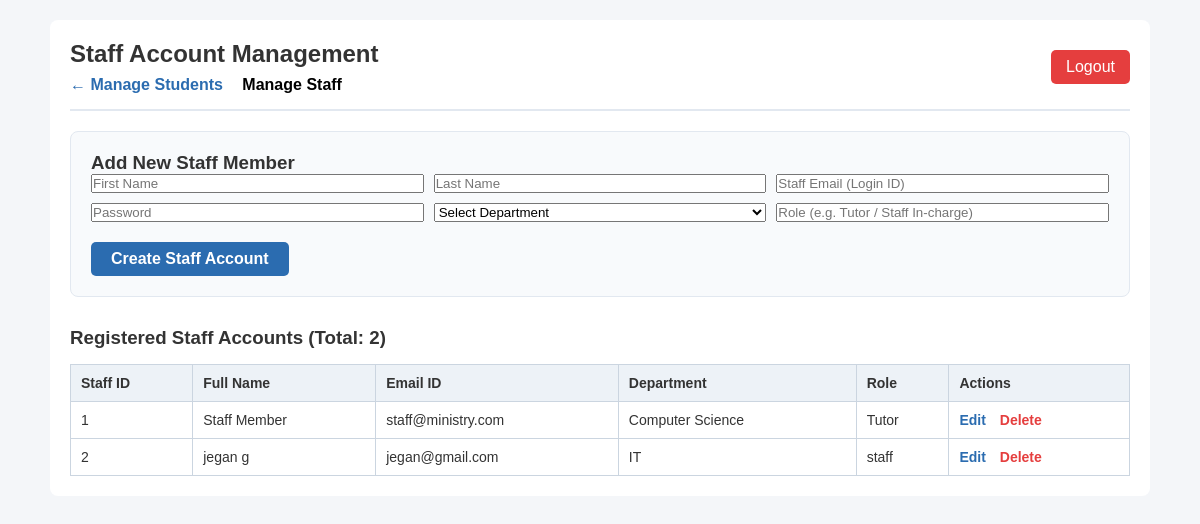
The app's page /manage_staff.php (signed in) with its own data.
### tables this page shows
CREATE TABLE `staff` (
  `staff_id` int(11) NOT NULL,
  `first_name` varchar(50) NOT NULL,
  `last_name` varchar(50) NOT NULL,
  `email` varchar(100) NOT NULL,
  `password` varchar(255) NOT NULL,
  `department` varchar(100) NOT NULL,
  `role` varchar(50) NOT NULL
);

### manage_staff.php (the view, shortened to what this page needs)
<?php
include 'db_connect.php';
$edit_mode = false;
$edit_first_name = "";
$edit_last_name = "";
$edit_email = "";
$edit_role = "";
$staff_list = mysqli_query($conn, "SELECT * FROM staff ORDER BY department, first_name ASC");
?>
<!DOCTYPE html>
<html lang="en">
<head>
    <link rel="stylesheet" href="style.css">
</head>
<body>
<div class="container">
    <div class="nav-bar">
        <div>
            <h2>Staff Account Management</h2>
            <div class="nav-links" style="margin-top: 8px;">
                <a href="admin_dashboard.php">← Manage Students</a>
                <a href="manage_staff.php" style="color:#000;">Manage Staff</a>
            </div>
        </div>
        <a href="logout.php" class="btn-logout">Logout</a>
    </div>
    <div class="card-box">
        <h3><?php echo $edit_mode ? "Edit Staff Account" : "Add New Staff Member"; ?></h3>
        <form action="manage_staff.php" method="POST">
            <div class="form-row">
                <input type="text" name="first_name" placeholder="First Name" value="<?php echo htmlspecialchars($edit_first_name); ?>" required>
                <input type="text" name="last_name" placeholder="Last Name" value="<?php echo htmlspecialchars($edit_last_name); ?>" required>
                <input type="email" name="email" placeholder="Staff Email (Login ID)" value="<?php echo htmlspecialchars($edit_email); ?>" required>
            </div>
            <div class="form-row">
                <input type="password" name="password" placeholder="<?php echo $edit_mode ? 'New Password (leave blank to keep current)' : 'Password'; ?>" <?php echo $edit_mode ? '' : 'required'; ?>>
                <select name="department" required>
                    <option value="">Select Department</option>
                </select>
                <input type="text" name="role" placeholder="Role (e.g. Tutor / Staff In-charge)" value="<?php echo htmlspecialchars($edit_role); ?>" required>
            </div>
            <?php if ($edit_mode): ?>
                <button type="submit" name="update_staff" class="btn-login" style="background:#d69e2e; width:auto; padding:8px 20px;">Update Staff Details</button>
                <a href="manage_staff.php" style="margin-left: 10px; color: #718096; text-decoration: none;">Cancel</a>
            <?php else: ?>
                <button type="submit" name="add_staff" class="btn-login" style="width:auto; padding:8px 20px;">Create Staff Account</button>
            <?php endif; ?>
        </form>
    </div>
    <h3>Registered Staff Accounts (Total: <?php echo mysqli_num_rows($staff_list); ?>)</h3>
    <table>
        <thead>
            <tr>
                <th>Staff ID</th>
                <th>Full Name</th>
                <th>Email ID</th>
                <th>Department</th>
                <th>Role</th>
                <th>Actions</th>
            </tr>
        </thead>
        <tbody>
            <?php while ($s = mysqli_fetch_assoc($staff_list)): ?>
            <tr>
                <td><?php echo $s['staff_id']; ?></td>
                <td><?php echo htmlspecialchars($s['first_name'] . " " . $s['last_name']); ?></td>
                <td><?php echo htmlspecialchars($s['email']); ?></td>
                <td><?php echo htmlspecialchars($s['department']); ?></td>
                <td><?php echo htmlspecialchars($s['role']); ?></td>
                <td>
                    <a href="manage_staff.php?edit=<?php echo $s['staff_id']; ?>" class="btn-edit">Edit</a>
                    <a href="manage_staff.php?delete=<?php echo $s['staff_id']; ?>" class="btn-delete" onclick="return confirm('Delete this staff account?');">Delete</a>
                </td>
            </tr>
            <?php endwhile; ?>
        </tbody>
    </table>
</div>
</body>
</html>

### style.css (style rules this page uses)
* { margin: 0; padding: 0; box-sizing: border-box; font-family: Arial, sans-serif; }
body { background-color: #f4f6f9; color: #333; }
.btn-login { width: 100%; padding: 10px; background-color: #2b6cb0; color: #ffffff; border: none; border-radius: 5px; font-size: 16px; font-weight: bold; cursor: pointer; margin-top: 10px; }

### manage_staff.php (style rules this page uses)
.container { max-width: 1100px; margin: 20px auto; padding: 20px; background: #fff; border-radius: 8px; }
.nav-bar { display: flex; justify-content: space-between; align-items: center; border-bottom: 2px solid #e2e8f0; padding-bottom: 15px; margin-bottom: 20px; }
.nav-links a { margin-right: 15px; text-decoration: none; font-weight: bold; color: #2b6cb0; }
.card-box { background: #f8fafc; padding: 20px; border-radius: 8px; border: 1px solid #e2e8f0; margin-bottom: 30px; }
.form-row { display: grid; grid-template-columns: repeat(3, 1fr); gap: 10px; margin-bottom: 10px; }
table { width: 100%; border-collapse: collapse; margin-top: 15px; }
th, td { border: 1px solid #cbd5e0; padding: 10px; text-align: left; font-size: 14px; }
th { background-color: #edf2f7; }
.btn-edit { color: #2b6cb0; font-weight: bold; text-decoration: none; margin-right: 10px; }
.btn-delete { color: #e53e3e; font-weight: bold; text-decoration: none; }
.btn-logout { background: #e53e3e; color: #fff; padding: 8px 15px; border-radius: 5px; text-decoration: none; }

### records on screen
staff: staff_id "1", first_name+last_name "Staff Member", email "staff@ministry.com", department "Computer Science", role "Tutor"
staff: staff_id "2", first_name+last_name "jegan g", email "jegan@gmail.com", department "IT", role "staff"

### other values on screen
mysqli_num_rows($staff_list) "2"
